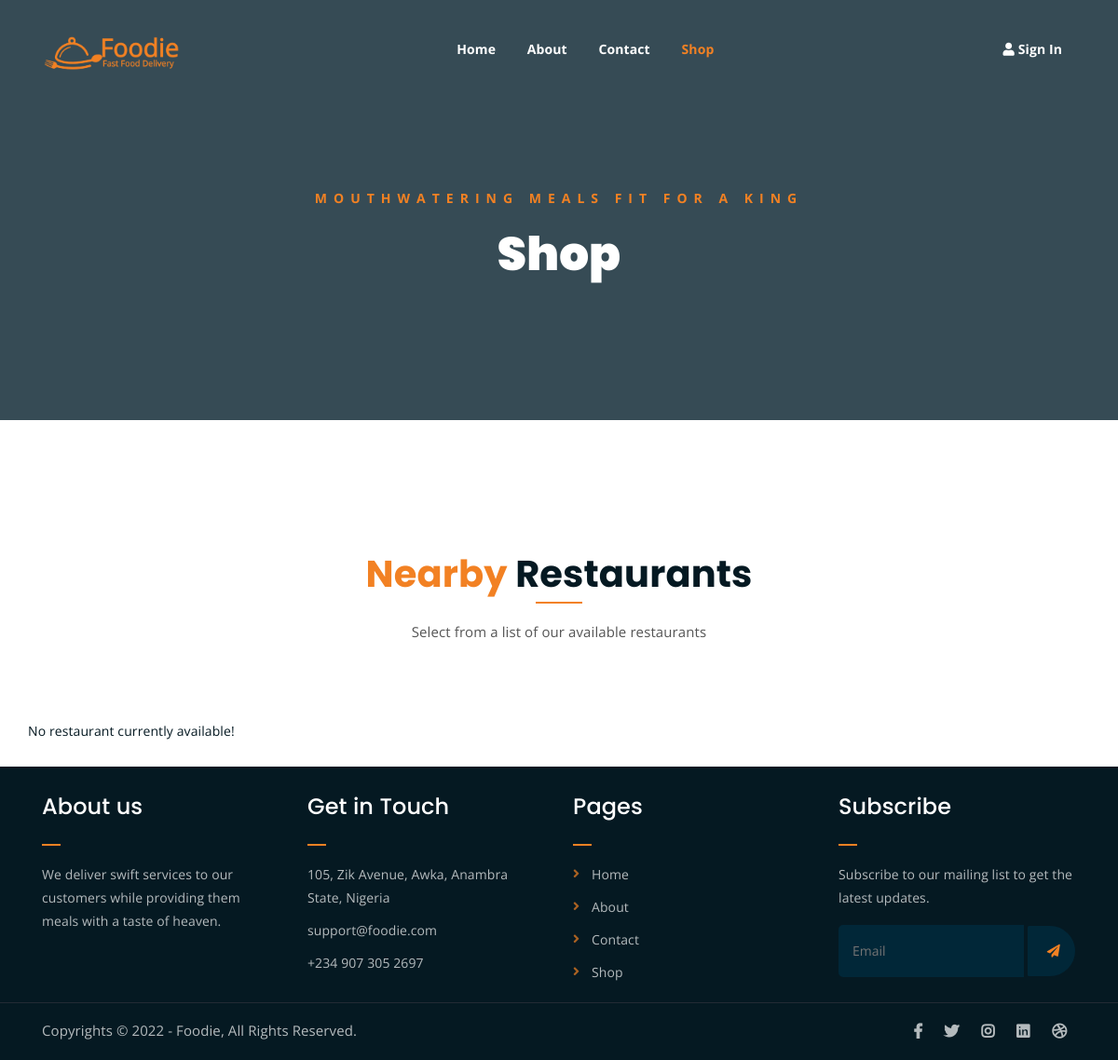
Before: /shop.php with the older database file.
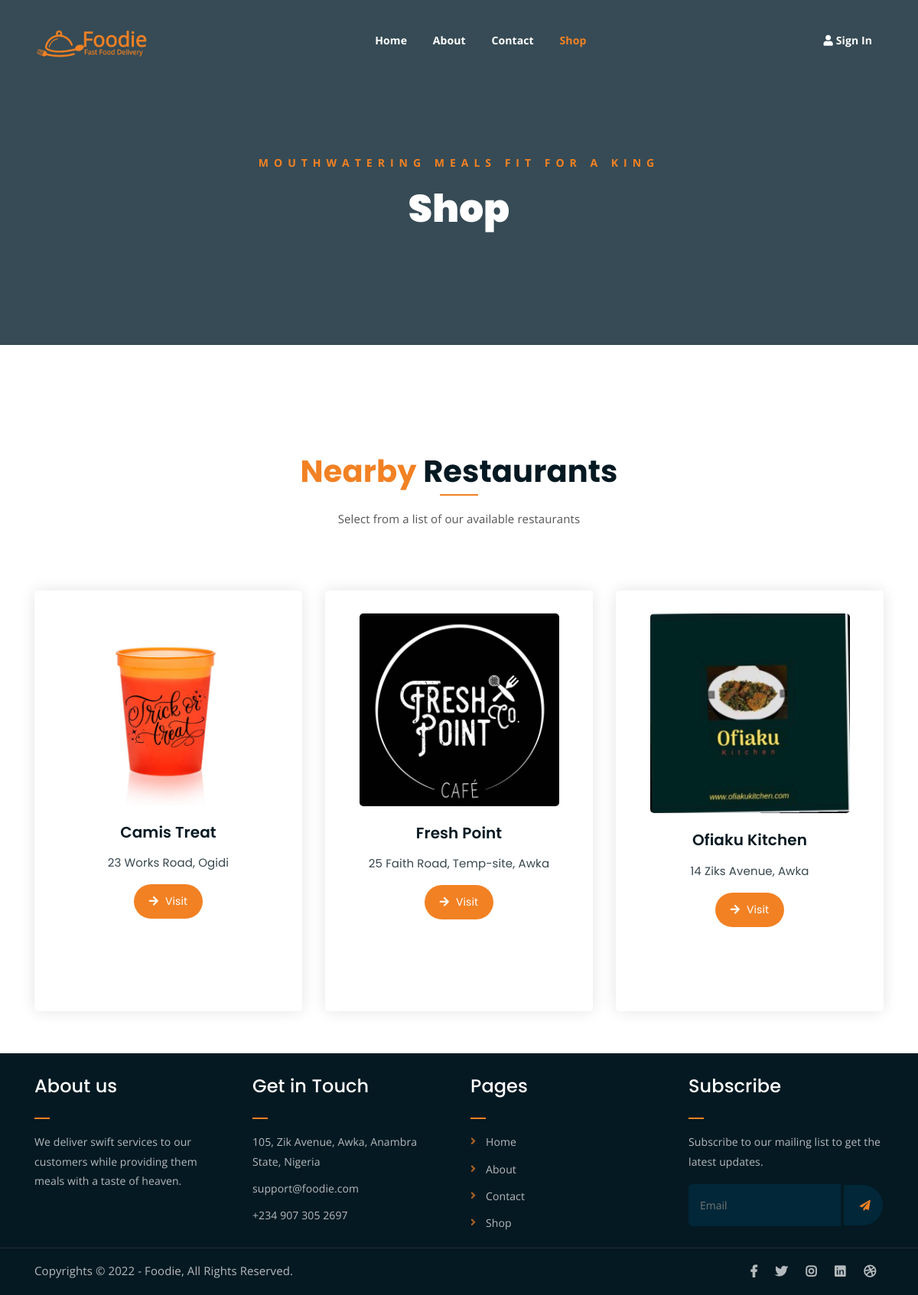
After: the same page with the newer database file.
### tables this page shows
CREATE TABLE `admindata` (
  `id` int(11) NOT NULL,
  `userid` varchar(50) NOT NULL,
  `email` varchar(200) NOT NULL,
  `username` varchar(100) NOT NULL,
  `pword` varchar(250) NOT NULL,
  `status` varchar(70) NOT NULL,
  `phone` varchar(200) NOT NULL,
  `address` varchar(200) NOT NULL,
  `pic` varchar(200) NOT NULL,
  `updated_at` timestamp NOT NULL DEFAULT current_timestamp() ON UPDATE current_timestamp()
);

### shop.php (the view, shortened to what this page needs)
<?php
include ('header.php');
?>
	<div class="breadcrumb-section breadcrumb-bg">
		<div class="container">
			<div class="row">
				<div class="col-lg-8 offset-lg-2 text-center">
					<div class="breadcrumb-text">
						<p>mouthwatering meals fit for a king </p>
						<h1>Shop</h1>
					</div>
				</div>
			</div>
		</div>
	</div>
	<div class="product-section mt-150 mb-150">
		<div class="container">
			<div class="row">
				<div class="col-lg-8 offset-lg-2 text-center">
					<div class="section-title">
						<h3><span class="orange-text">Nearby</span> Restaurants</h3>
						<p>Select from a list of our available restaurants</p>
					</div>
				</div>
			</div>
			<div class="row">
			<?php
			require 'connection.php';
			$config = new mysqli ($host, $user, $pwd, $database);
			$query2  = "SELECT * FROM admindata WHERE status = 'Restaurant' ORDER BY username ASC";
                $result2 = $config->query($query2);
                if($result2->num_rows == 0){
                  echo "No restaurant currently available!";
                }else{
                  while($row = $result2 -> fetch_array()){?>
				<div class="col-lg-4 col-md-6 text-center">
					<div class="single-product-item">
						<div class="product-image">
						<?php echo "<a class='pic' href='#'><img src="."assets/img/".$row['pic']."></a>"; ?></div>
						<h3><?php echo $row['username']?></h3>
						<p class="product-price"><span><?php echo $row['address']?></span></p>
						<?php echo "<a href='shop2.php?userid=".$row['userid']." ' class='cart-btn'><i class='fas fa-arrow-right'></i> Visit</a></td>"; ?>
					</div>
				</div>
			<?php
									}
		}
		?>
	</div>
	</div>
		<?php
include ('footer.php');
?>

### header.php (shortened to what this page needs)
<?php
  $url = $_SERVER['PHP_SELF'];
?>
<!DOCTYPE html>
<html lang="en">
<head>
	<link rel="stylesheet" href="assets/css/all.min.css">
	<link rel="stylesheet" href="assets/bootstrap/css/bootstrap.min.css">
	<link rel="stylesheet" href="assets/css/owl.carousel.css">
	<link rel="stylesheet" href="assets/css/magnific-popup.css">
	<link rel="stylesheet" href="assets/css/animate.css">
	<link rel="stylesheet" href="assets/css/meanmenu.min.css">
	<link rel="stylesheet" href="assets/css/main.css">
	<link rel="stylesheet" href="assets/css/responsive.css">
</head>
<body>
	<div class="top-header-area" id="sticker">
		<div class="container">
			<div class="row">
				<div class="col-lg-12 col-sm-12 text-center">
					<div class="main-menu-wrap">
						<div class="site-logo">
							<a href="index.php">
								<img src="assets/img/logo.png" alt="">
							</a>
						</div>
						<nav class="main-menu">
							<ul>
              <li><a href="index.php" class="<?php echo str_ends_with($url, '/index.php') ? 'current-list-item' : '' ?>"> Home</a></li>
        			<li><a href="about.php" class="<?php echo str_ends_with($url, '/about.php') ? 'current-list-item' : '' ?>"> <span>About</span></a></li>
              <li><a href="contact.php" class="<?php echo str_ends_with($url, '/contact.php') ? 'current-list-item' : '' ?>"> Contact</a></li>
              <li><a href="shop.php" class="<?php echo str_ends_with($url, '/shop.php') ? 'current-list-item' : '' ?>"> Shop</a></li>
								<?php
if(isset($_SESSION['user'])){
?><li><a href="profile.php" class="<?php echo str_ends_with($url, '/profile.php') ? 'current-list-item' : '' ?>"> Profile</a></li>
</li>
								<li>
									<div class="header-icons">
										<a class="<?php echo str_ends_with($url, '/logout.php') ? 'current-list-item' : '' ?>" href="logout.php"><i class="fas fa-power-off"></i> Logout</a>
										</div>
								</li>
							</ul><?php
}else{?>	<li>
<div class="header-icons">
	<a class="<?php echo str_ends_with($url, '/signin.php') ? 'current-list-item' : '' ?>" href="signin.php"><i class="fas fa-user"></i> Sign In</a>
	</div>
</li>
</ul>
<?php
}
?>
						</nav>
					</div>
				</div>
			</div>
		</div>
	</div>

### footer.php (shortened to what this page needs)
<br/>
	<div class="footer-area">
		<div class="container">
			<div class="row">
				<div class="col-lg-3 col-md-6">
					<div class="footer-box about-widget">
						<h2 class="widget-title">About us</h2>
						<p>We deliver swift services to our customers while providing them meals with a taste of heaven.</p>
					</div>
				</div>
				<div class="col-lg-3 col-md-6">
					<div class="footer-box get-in-touch">
						<h2 class="widget-title">Get in Touch</h2>
						<ul>
							<li>105, Zik Avenue, Awka, Anambra State, Nigeria</li>
							<li>support@foodie.com</li>
							<li>+234 907 305 2697</li>
						</ul>
					</div>
				</div>
				<div class="col-lg-3 col-md-6">
					<div class="footer-box pages">
						<h2 class="widget-title">Pages</h2>
						<ul>
							<li><a href="index.php">Home</a></li>
							<li><a href="about.php">About</a></li>
							<li><a href="contact.php">Contact</a></li>
							<li><a href="shop.php">Shop</a></li>
						</ul>
					</div>
				</div>
				<div class="col-lg-3 col-md-6">
					<div class="footer-box subscribe">
						<h2 class="widget-title">Subscribe</h2>
						<p>Subscribe to our mailing list to get the latest updates.</p>
						<form action="index.html">
							<input type="email" placeholder="Email">
							<button type="submit"><i class="fas fa-paper-plane"></i></button>
						</form>
					</div>
				</div>
			</div>
		</div>
	</div>
	<div class="copyright">
		<div class="container">
			<div class="row">
				<div class="col-lg-6 col-md-12">
					<p>Copyrights &copy; 2022 - Foodie,  All Rights Reserved.</p>
				</div>
				<div class="col-lg-6 text-right col-md-12">
					<div class="social-icons">
						<ul>
							<li><a href="#" target="_blank"><i class="fab fa-facebook-f"></i></a></li>
							<li><a href="#" target="_blank"><i class="fab fa-twitter"></i></a></li>
							<li><a href="#" target="_blank"><i class="fab fa-instagram"></i></a></li>
							<li><a href="#" target="_blank"><i class="fab fa-linkedin"></i></a></li>
							<li><a href="#" target="_blank"><i class="fab fa-dribbble"></i></a></li>
						</ul>
					</div>
				</div>
			</div>
		</div>
	</div>
</body>
</html>

Changed rows visible on the page:
added admindata: pic (picture), username "Camis Treat", address "23 Works Road, Ogidi"
added admindata: pic (picture), username "Fresh Point", address "25 Faith Road, Temp-site, Awka"
added admindata: pic (picture), username "Ofiaku Kitchen", address "14 Ziks Avenue, Awka"
Other visible differences:
text no longer shown: "No restaurant currently available!"
